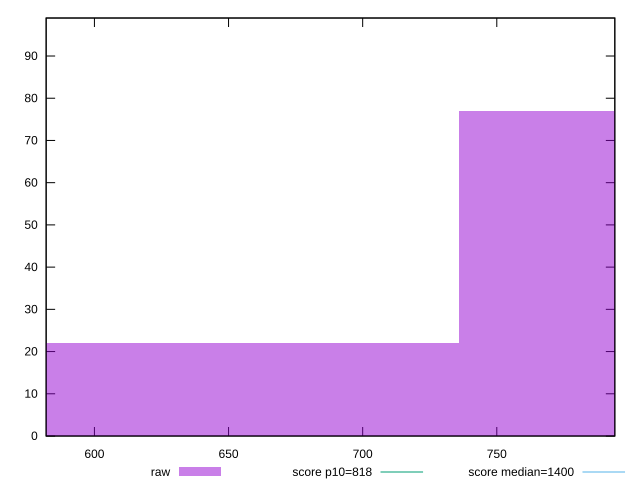

This chart was generated by the following gnuplot code:
reset

$raw <<EOF
630.6601512159452 22
840.8802016212603 77
EOF

set key outside below
set boxwidth 210.22005040531508
set xrange [582:794]
set yrange [0:99]
set trange [0:99]
set style fill transparent solid 0.5 noborder

set parametric
set terminal svg size 640, 490 enhanced background rgb 'white'
set output "report/report_00029_2021-02-24T13-36-40.390Z/dom-size/samples/card/raw/histogram.svg"

plot $raw title "raw" with boxes, \
     818,t title "score p10=818", \
     1400,t title "score median=1400"

reset
